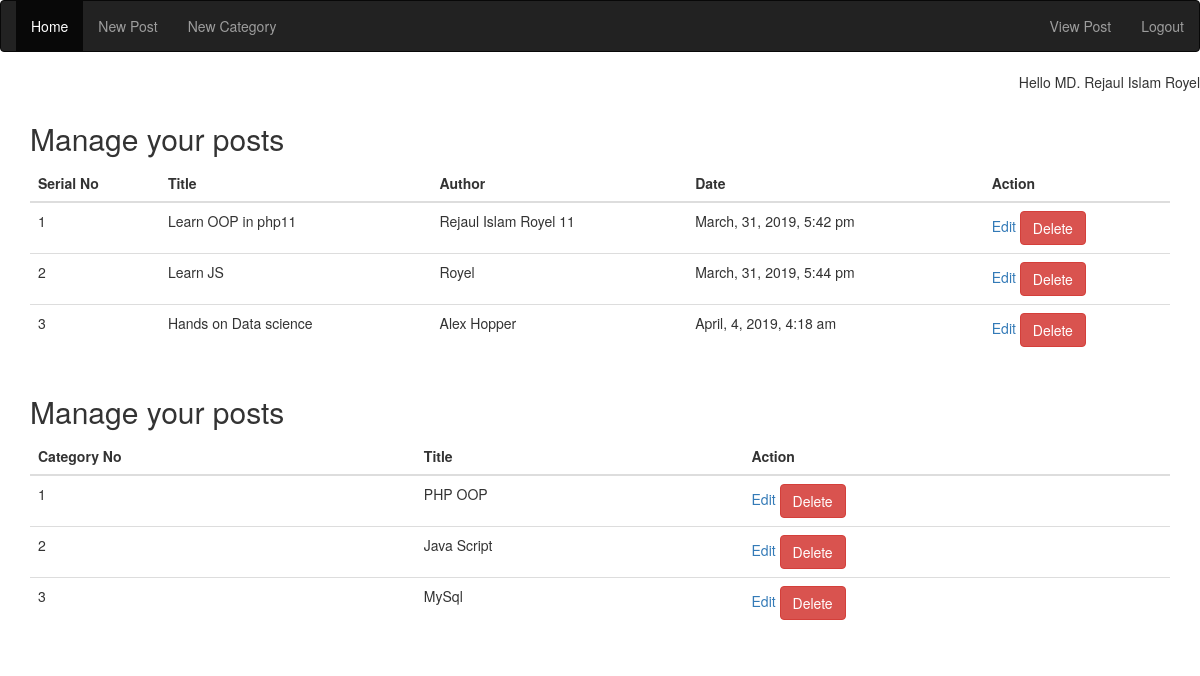
/admin/index.php (signed in), run on the app's committed database.
### tables this page shows
CREATE TABLE `users` (
  `id` int(11) NOT NULL,
  `name` varchar(264) NOT NULL,
  `email` varchar(264) NOT NULL,
  `password` varchar(50) NOT NULL
);

CREATE TABLE `posts` (
  `id` int(11) NOT NULL,
  `category_id` int(11) NOT NULL,
  `title` varchar(255) NOT NULL,
  `content` text NOT NULL,
  `author` varchar(255) NOT NULL,
  `image` text NOT NULL,
  `time` timestamp NOT NULL DEFAULT CURRENT_TIMESTAMP,
  `tags` text NOT NULL
);

CREATE TABLE `categories` (
  `id` int(11) NOT NULL,
  `title` varchar(255) NOT NULL
);

### admin/libs/DB.php (called while the page is built, shortened)
<?php
class DB{
	public $host = "localhost";
	public $user = "root";
	public $password = "";
	public $db_name = "oopblog";
	private $link;
	private  function connect(){
		$this->link  = new mysqli($this->host, $this->user, $this->password, $this->db_name);
	}
	public function select($sql){
		$result = $this->link->query($sql);
		if ($result->num_rows > 0) {
			return $result;
		} else{
			return false;
		}
	}
}
?>

### admin/functions/function.php (called while the page is built)
<?php
	 function formatDateTime($time){
		return date('F, j, Y, g:i a', strtotime($time));
	}
?>

### admin/index.php (the view, shortened to what this page needs)
<?php
	include "libs/DB.php";
	include 'functions/function.php';
  include 'includes/header.php';
	$db= new DB();
	$sql = "SELECT * FROM posts";
	$posts = $db->select($sql);
?>
<?php
    $user_email = $_SESSION['email'];
    $query = "SELECT * FROM users where email= '$user_email'";
   $user = $db->select($query);
?>
<?php
    if (!isset($_SESSION['email'])) {
      header('location: login.php');
    }else{
?>
<div>
  <?php $row = $user->fetch_array();?>
  <p style="text-align: right"><?php echo "Hello ".$row['name'];?></p>
</div>
<div class="container">
  <table class="table table-dark table-hover">
  	<h2>Manage your posts</h2>
    <thead>
      <tr>
        <th>Serial No</th>
        <th>Title</th>
        <th>Author</th>
        <th>Date</th>
        <th>Action</th>
      </tr>
    </thead>
    <tbody>
      <?php while ($row = $posts-> fetch_array()):?>
      <?php
        $sid = $sid +1;
      ?>
		<tr>
			<td><?php echo $sid?> </td>
			<td><?php echo $row['title']?> </td>
			<td><?php echo $row['author']?> </td>
			<td><?php echo formatDateTime($row['time'])?> </td>
			<td><a href="edit_post.php?id=<?php echo $row['id']; ?>">Edit</a>
        <a href="delete_post.php?id=<?php echo $row['id'];?>" class="btn btn-danger">Delete</a>
		</tr>
		<?php endwhile; ?>
    </tbody>
  </table>
</div>
<?php
	$query = "SELECT * FROM categories";
	$cats = $db->select($query);
?>
<div class="container">
<form action="index.php" method="post" >
  <table class="table table-dark table-hover">
  	<h2>Manage your posts</h2>
    <thead>
      <tr>
        <th>Category No</th>
        <th>Title</th>
        <th>Action</th>
      </tr>
    </thead>
    <tbody>
    	<?php while ($cat = $cats-> fetch_array()) :?>
		<tr>
			<td><?php echo $cat['id']?> </td>
			<td><?php echo $cat['title']?> </td>
			<td><a href="edit_category.php?id=<?php echo $cat['id']?>"> Edit </a>
        <a href="delete_category.php?id=<?php echo $cat['id'];?>" class="btn btn-danger">Delete</a>
      </td>
		</tr>
		<?php endwhile; ?>
    </tbody>
  </table>
  </form>
</div>
<?php
  }
?>

### data on the page
users: name "MD. Rejaul Islam Royel"
posts: title "Learn OOP in php11", author "Rejaul Islam Royel 11", time "March, 31, 2019, 5:42 pm"
posts: title "Learn JS", author "Royel", time "March, 31, 2019, 5:44 pm"
posts: title "Hands on Data science", author "Alex Hopper", time "April, 4, 2019, 4:18 am"
categories: id "1", title "PHP OOP"
categories: id "2", title "Java Script"
categories: id "3", title "MySql"
